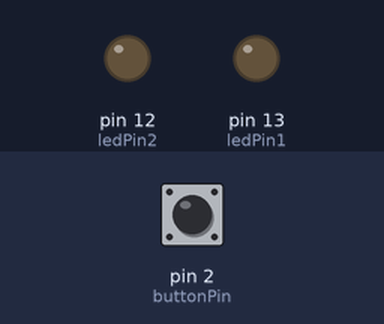
The sketch below on a simulated Arduino Uno, built with avr-gcc and run on an emulated ATmega328P. Shown: output pins drawn as LEDs (lit = HIGH). The test bench sets the inputs (shaded band); at power-on: pin 2 (buttonPin) HIGH.

Above: at 1.2 s.
1.3 s: pin 2 (buttonPin) pulled LOW for 0.15 s
At 2.1 s:
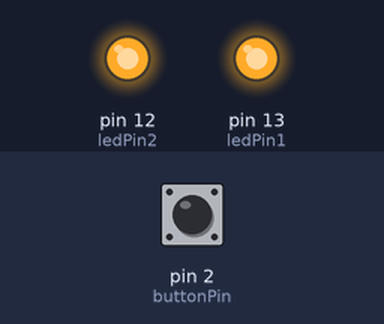
2.9 s: pin 2 (buttonPin) pulled LOW for 1 s
At 3.3 s:
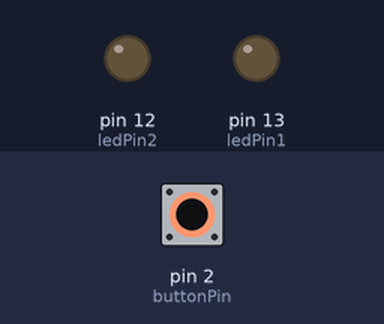
5.4 s: pin 2 (buttonPin) pulled LOW for 3.2 s
At 6.4 s:
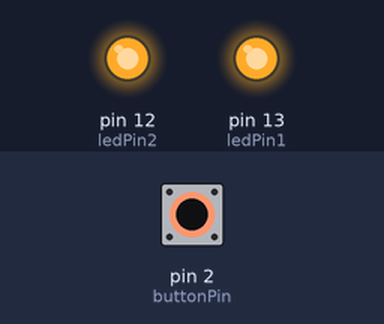
Timing chart, 0 to 8.4 s (numbered marks = the images above; inputs shaded):
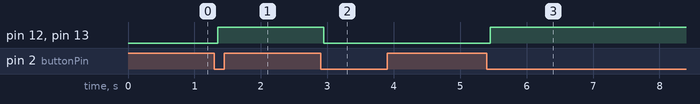

Measured:
- after the input at 1.3 s, pin 12 (ledPin2), pin 13 (ledPin1): LOW → HIGH after 0.05 s
- after the input at 2.9 s, pin 12 (ledPin2), pin 13 (ledPin1): HIGH → LOW after 0.05 s
- after the input at 5.4 s, pin 12 (ledPin2), pin 13 (ledPin1): LOW → HIGH after 0.05 s

The sketch:

Tugas_Proteus_2.ino
```cpp
int buttonPin = 2; // Pin yang terhubung dengan tombol
int ledPin1 = 13;  // Pin yang terhubung dengan LED 1
int ledPin2 = 12;  // Pin yang terhubung dengan LED 2
bool ledsOn = false;     // Status LED

void setup() {
  pinMode(ledPin1, OUTPUT);
  pinMode(ledPin2, OUTPUT);
  pinMode(buttonPin, INPUT_PULLUP);
}

void loop() {
  int buttonState = digitalRead(buttonPin);

  if (buttonState == LOW) {
    delay(50);
    if (!ledsOn) {
      ledsOn = true;
      digitalWrite(ledPin1, HIGH);
      digitalWrite(ledPin2, HIGH);
    } else {
      ledsOn = false;
      digitalWrite(ledPin1, LOW);
      digitalWrite(ledPin2, LOW);
    }
    while (digitalRead(buttonPin) == LOW) {
    }
  }
}
```
